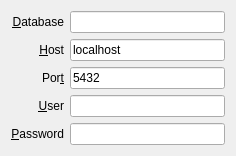
<?xml version="1.0" encoding="UTF-8"?>
<ui version="4.0">
 <class>PostgresAuthWidget</class>
 <widget class="QWidget" name="PostgresAuthWidget">
  <property name="geometry">
   <rect>
    <x>0</x>
    <y>0</y>
    <width>236</width>
    <height>148</height>
   </rect>
  </property>
  <property name="windowTitle">
   <string>Dialog</string>
  </property>
  <layout class="QGridLayout" name="gridLayout">
   <item row="0" column="0">
    <widget class="QLabel" name="label">
     <property name="text">
      <string>&amp;Database</string>
     </property>
     <property name="alignment">
      <set>Qt::AlignRight|Qt::AlignTrailing|Qt::AlignVCenter</set>
     </property>
     <property name="buddy">
      <cstring>databaseLineEdit</cstring>
     </property>
    </widget>
   </item>
   <item row="0" column="1">
    <widget class="QLineEdit" name="databaseLineEdit"/>
   </item>
   <item row="1" column="0">
    <widget class="QLabel" name="label_2">
     <property name="text">
      <string>&amp;Host</string>
     </property>
     <property name="alignment">
      <set>Qt::AlignRight|Qt::AlignTrailing|Qt::AlignVCenter</set>
     </property>
     <property name="buddy">
      <cstring>hostLineEdit</cstring>
     </property>
    </widget>
   </item>
   <item row="1" column="1">
    <widget class="QLineEdit" name="hostLineEdit">
     <property name="text">
      <string>localhost</string>
     </property>
    </widget>
   </item>
   <item row="2" column="0">
    <widget class="QLabel" name="label_3">
     <property name="text">
      <string>Por&amp;t</string>
     </property>
     <property name="alignment">
      <set>Qt::AlignRight|Qt::AlignTrailing|Qt::AlignVCenter</set>
     </property>
     <property name="buddy">
      <cstring>portLineEdit</cstring>
     </property>
    </widget>
   </item>
   <item row="2" column="1">
    <widget class="QLineEdit" name="portLineEdit">
     <property name="inputMethodHints">
      <set>Qt::ImhDigitsOnly</set>
     </property>
     <property name="text">
      <string>5432</string>
     </property>
    </widget>
   </item>
   <item row="3" column="0">
    <widget class="QLabel" name="label_4">
     <property name="text">
      <string>&amp;User</string>
     </property>
     <property name="alignment">
      <set>Qt::AlignRight|Qt::AlignTrailing|Qt::AlignVCenter</set>
     </property>
     <property name="buddy">
      <cstring>userLineEdit</cstring>
     </property>
    </widget>
   </item>
   <item row="3" column="1">
    <widget class="QLineEdit" name="userLineEdit"/>
   </item>
   <item row="4" column="0">
    <widget class="QLabel" name="label_5">
     <property name="text">
      <string>&amp;Password</string>
     </property>
     <property name="alignment">
      <set>Qt::AlignRight|Qt::AlignTrailing|Qt::AlignVCenter</set>
     </property>
     <property name="buddy">
      <cstring>passwordLineEdit</cstring>
     </property>
    </widget>
   </item>
   <item row="4" column="1">
    <widget class="QLineEdit" name="passwordLineEdit">
     <property name="echoMode">
      <enum>QLineEdit::Password</enum>
     </property>
    </widget>
   </item>
   <item row="5" column="1">
    <spacer name="verticalSpacer">
     <property name="orientation">
      <enum>Qt::Vertical</enum>
     </property>
     <property name="sizeHint" stdset="0">
      <size>
       <width>20</width>
       <height>0</height>
      </size>
     </property>
    </spacer>
   </item>
  </layout>
 </widget>
 <resources/>
 <connections/>
</ui>
